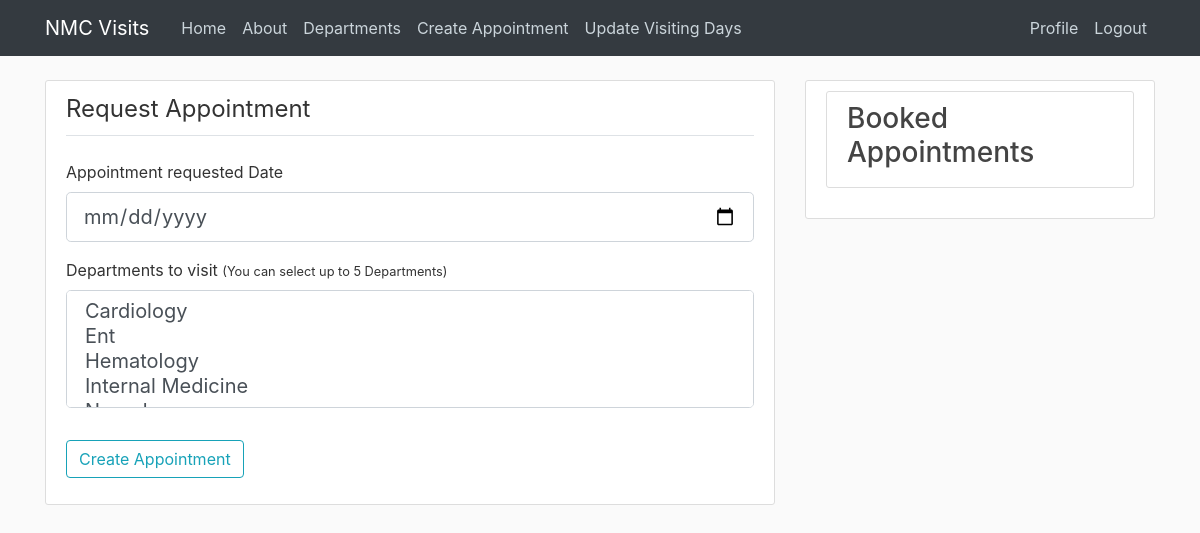
/createAppointment (signed in), run on an earlier commit of the app's database.
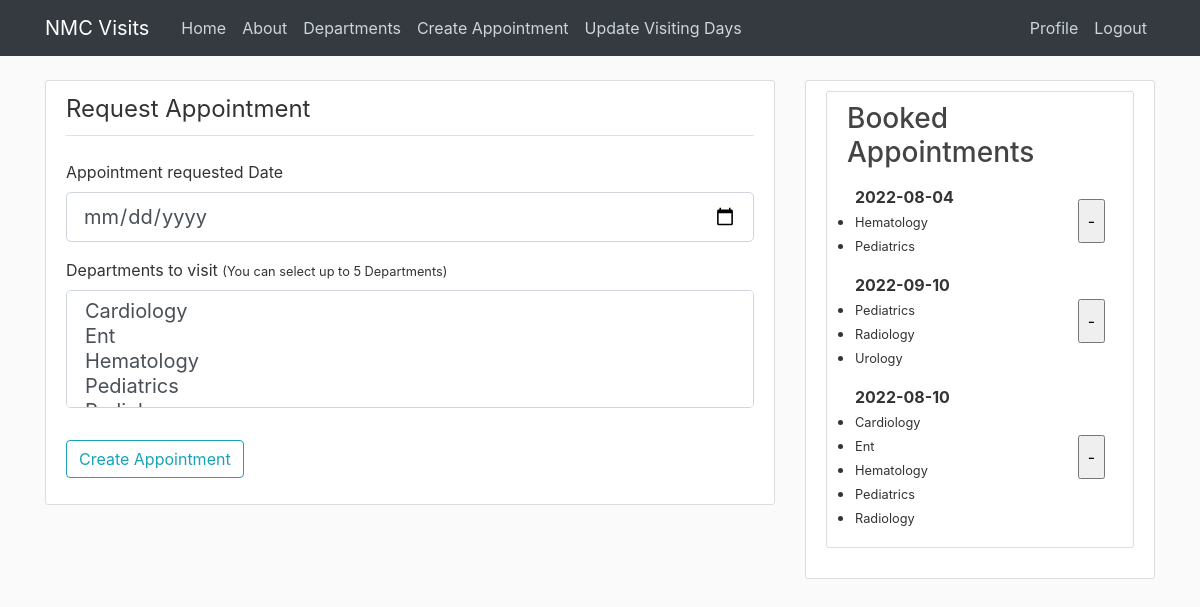
And on a later commit of the database.
### nmcvisits/models.py (models this page shows, shortened)
class Departments(db.Model):
    id = db.Column(db.Integer, primary_key=True)
    departmentName = db.Column(db.String(50), nullable=False)

### nmcvisits/routes.py (the view, shortened to what this page needs)
@app.route("/createAppointment", methods=["POST", "GET"])
@login_required
def createAppointment():
    form = CreateAppointment()
    appointments = []
    rows = Appointment.query.filter_by(visitor_id=current_user.id)
    for row in rows:
        entry={}
        entry["appointmentDate"] = row.appointmentDate.date()
        dpts = VisitedDepartments.query.filter_by(appointment_id=row.id)
        listOfDpts = []
        for dpt in dpts:
            name = Departments.query.filter_by(id=dpt.department_id).first()
            listOfDpts.append(name.departmentName)
        entry["departments"] = listOfDpts
        appointments.append(entry)
    return render_template("createAppointment.html", sidebar = True, form=form, appointments=appointments)

### nmcvisits/forms.py (shortened to what this page needs)
class CreateAppointment(FlaskForm):
    departments = getDepartments()
    appointmentDate = DateField("Appointment requested Date", validators=[DataRequired()])
    department = SelectMultipleField("Departments to visit", validators=[DataRequired()], choices=[*departments])
    submit = SubmitField('Create Appointment')

### nmcvisits/models.py (called while the page is built)
@login_manager.user_loader
def load_user(user_id):
    return User.query.get(int(user_id))

### nmcvisits/templates/createAppointment.html (shortened to what this page needs)
{% extends "layout.html" %}
{% block body %}
    <div class="content-section">
        <form method="Post" action="">
            <fieldset class="form-group">
                <legend class="border-bottom mb-4 pb-2">Request Appointment</legend>
                <div class="form-group">
                    {{ form.appointmentDate.label(class="form-control-label") }}
                    {% if form.appointmentDate.errors %}
                        {{ form.appointmentDate(class="form-control form-control-lg is-invalid") }}
                        <div class="invalid-feedback">
                            {% for error in form.appointmentDate.errors %}
                                <span>{{ error }}</span>
                            {% endfor %}
                        </div>
                    {% else %}
                        {{ form.appointmentDate(class="form-control form-control-lg") }}
                    {% endif %}
                </div>
                <div class="form-group">
                    {{ form.department.label(class="form-control-label") }}
                    <small class="muted">(You can select up to 5 Departments)</small>
                    {% if form.department.errors %}
                        {{ form.department(class="form-control form-control-lg is-invalid") }}
                        <div class="invalid-feedback">
                            {% for error in form.department.errors %}
                                <span>{{ error }}</span>
                            {% endfor %}
                        </div>
                    {% else %}
                        {{ form.department(class="form-control form-control-lg") }}
                    {% endif %}
                </div>
            </fieldset>
            <div class="form-group">
                {{ form.submit(class="btn btn-outline-info") }}
            </div>
        </form>
    </div>
{% endblock %}
{% if appointments %}
{% block side %}
<div class="content-section">
    <h3>Booked Appointments</h3>
        <ul class="list-group">
            {% for appointment in appointments %}
                    <form class="d-flex flex-row p-2" method="Post" action="">
                        <div class="align-self-stretch align-items-center">
                            <li class="d-flex"><strong>{{appointment.appointmentDate}}</strong></li>
                            {% for dpt in appointment.departments %}
                                <li>
                                    <small>{{dpt}}</small>
                                </li>
                            {% endfor %}
                        </div>
                        <div class="d-flex ml-auto align-items-center">
                            <input class="p-2" type="submit" value="-">
                        </div>
                    </form>
            {% endfor %}
        </ul>
</div>
{% endblock %}
{% endif %}

What changed in the data, as far as the page shows it:
now on this page (row edited): Departments: departmentName "Hematology"
now on this page (row edited): Departments: departmentName "Pediatrics"
now on this page (row edited): Departments: departmentName "Radiology"
now on this page (row edited): Departments: departmentName "Urology", shown under "2022-09-10"
now on this page (row edited): Departments: departmentName "Cardiology", shown under "2022-08-10"
now on this page (row edited): Departments: departmentName "Ent", shown under "2022-08-10"
Also different on the page:
form field department: "Cardiology / Ent / Hematology / Internal Medicine" → "Cardiology / Ent / Hematology / Pediatrics"
new list line: "2022-08-04 -"
new list line: "2022-09-10 -"
new list line: "2022-08-10 -"
